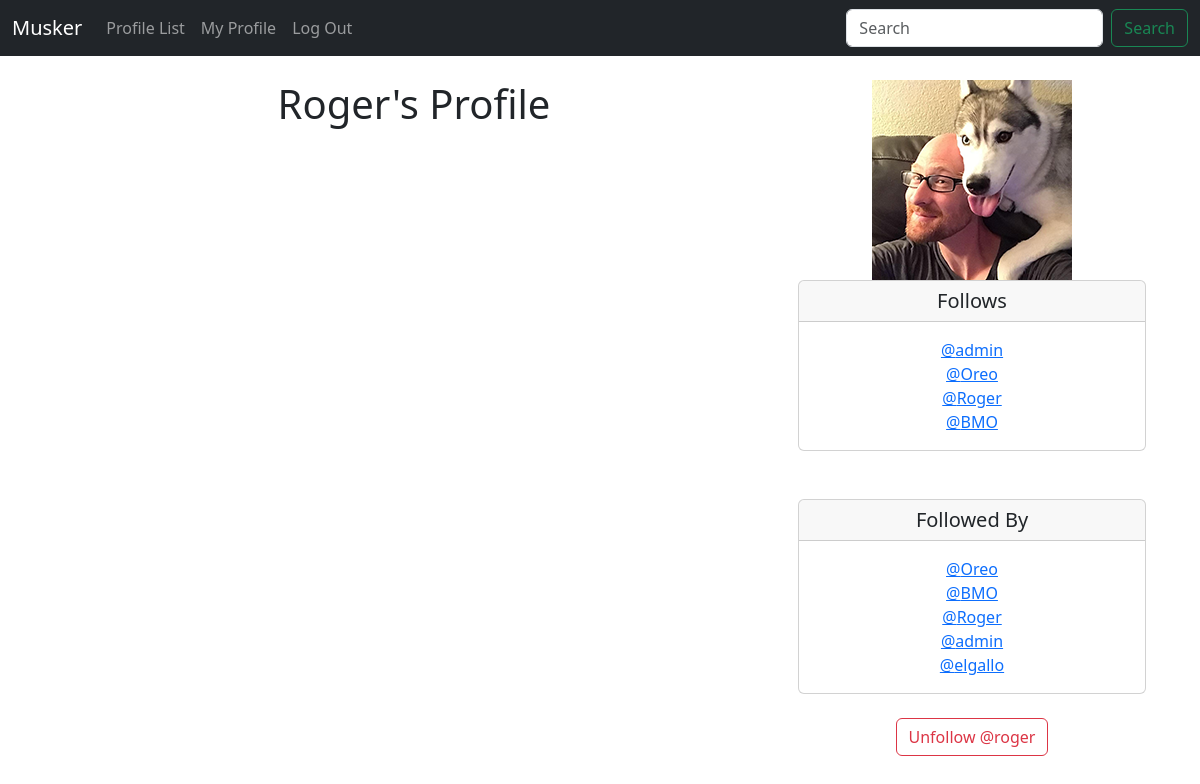
Page /profile/3 (signed in) on the committed database.
### musker/models.py (models this page shows)
class Profile(models.Model):
    user = models.OneToOneField(User, on_delete=models.CASCADE)
    follows = models.ManyToManyField(
        "self", related_name="followed_by",symmetrical=False, blank=True
    )
    date_modified = models.DateTimeField(User, auto_now=True)
    profile_image = models.ImageField(null=True, blank=True, upload_to="images/")
    def __str__(self):
        return self.user.username

### musker/views.py (the view, shortened to what this page needs)
# urls.py: path('profile/<int:pk>', views.profile, name= 'profile'),
def profile(request, pk):
    if request.user.is_authenticated:
        profile = Profile.objects.get(user_id = pk)
        meeps = Meep.objects.filter(user_id=pk).order_by("-created_at")
        return render(request, "profile.html", {"profile":profile, "meeps": meeps})
    else:
        messages.success(request, ("You Must Be Logged In To View This Page"))
        return redirect('home')

### musker/templates/profile.html (shortened to what this page needs)
{% extends 'base.html' %} {% block content %} {% if profile %}
<div class="container text-center">
  <div class="row">
    <div class="col-8">
      <h1>{{ profile.user.username }}'s Profile</h1>
      <br />
      <br />
    </div>
    <div class="col-4">
      {% if profile.profile_image %}
      <img src="{{ profile.profile_image.url }}" />
      {% endif %}
      <div class="card">
        <h5 class="card-header">Follows</h5>
        <div class="card-body">
          <p class="card-text">
            {% for following in profile.follows.all %}
            <a href="{% url 'profile' following.user.id %}">@{{ following }}</a
            ><br />
            {% endfor %}
          </p>
        </div>
      </div>
      <br /><br />
      <div class="card">
        <h5 class="card-header">Followed By</h5>
        <div class="card-body">
          <p class="card-text">
            {% for following in profile.followed_by.all %}
            <a href="{% url 'profile' following.user.id %}">@{{ following }}</a
            ><br />
            {% endfor %}
          </p>
        </div>
      </div>
      <br />
      <form method="POST">
        {% csrf_token %} {% if profile in user.profile.follows.all %}
        <button
          class="btn btn-outline-danger"
          name="follow"
          value="unfollow"
          type="submit"
        >
          Unfollow @{{ profile.user.username|lower }}
        </button>
        {% endif %}
      </form>
      <br />
    </div>
  </div>
</div>
{% endif %} {% endblock %}

### rows in the picture
Profile: user.username "Roger", profile_image (picture), user.username "roger"
Profile: user.username "admin"
Profile: user.username "Oreo"
Profile: user.username "BMO"
Profile: user.username "elgallo"
